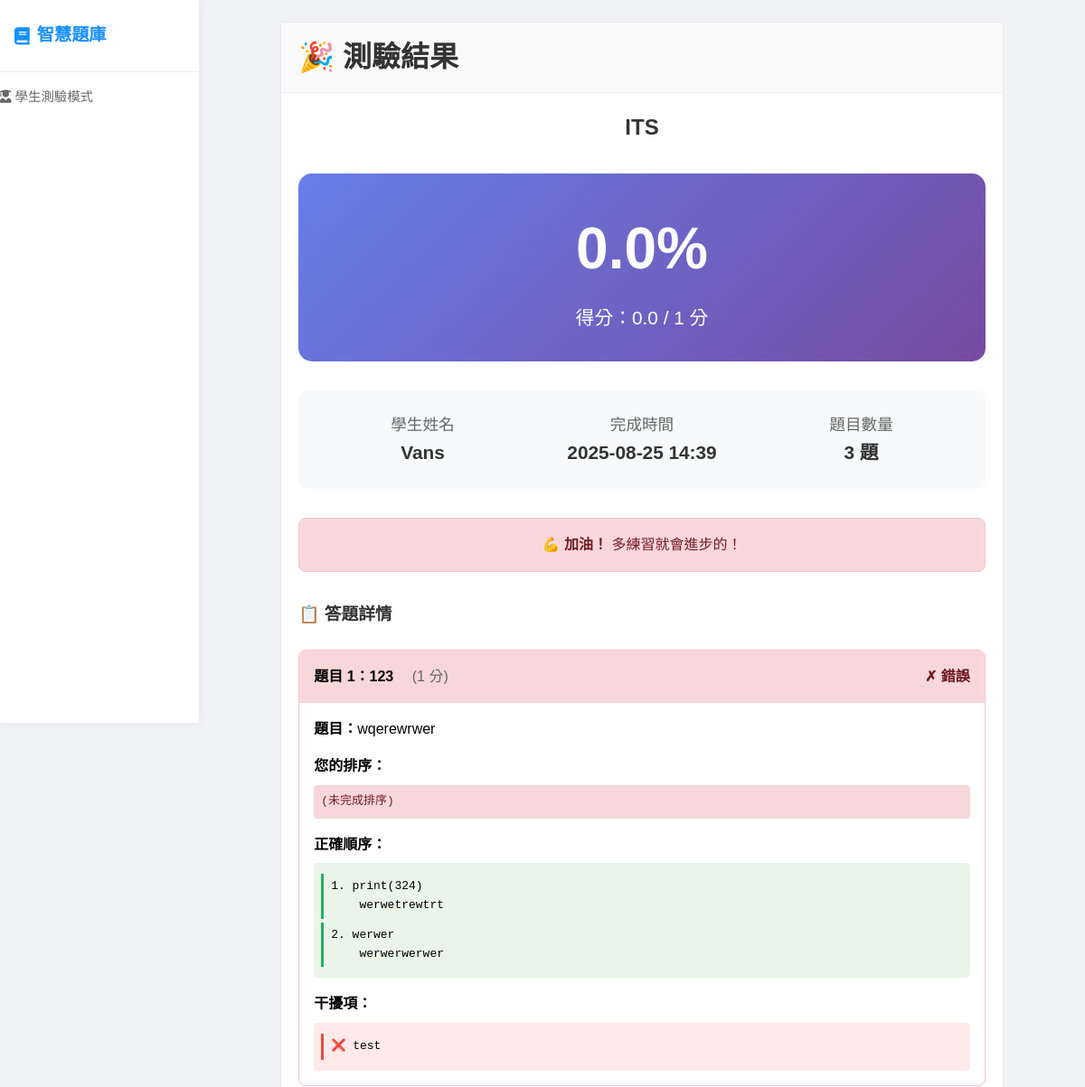
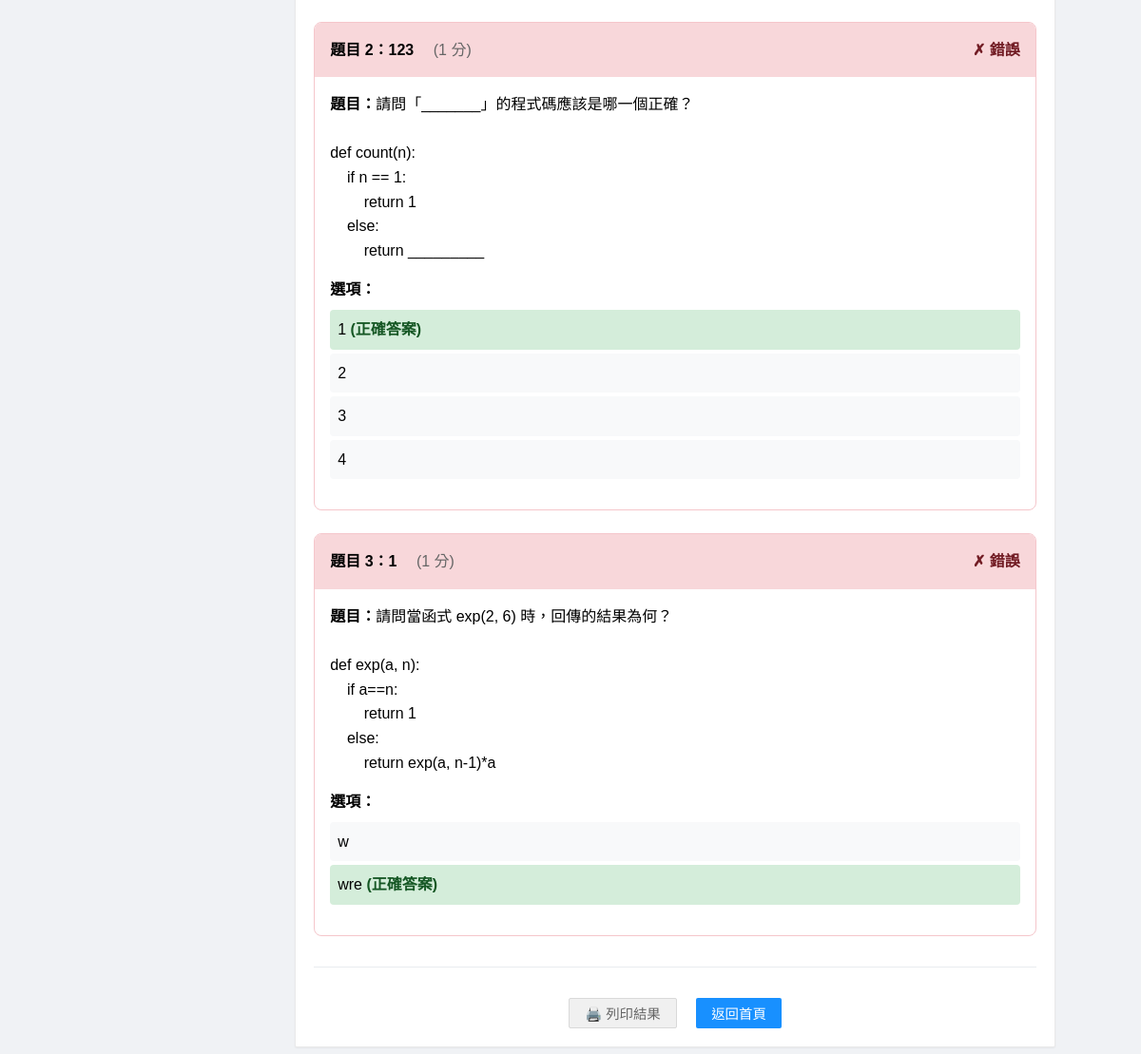
The app's page /result/1, older data (2 pictures, top to bottom).
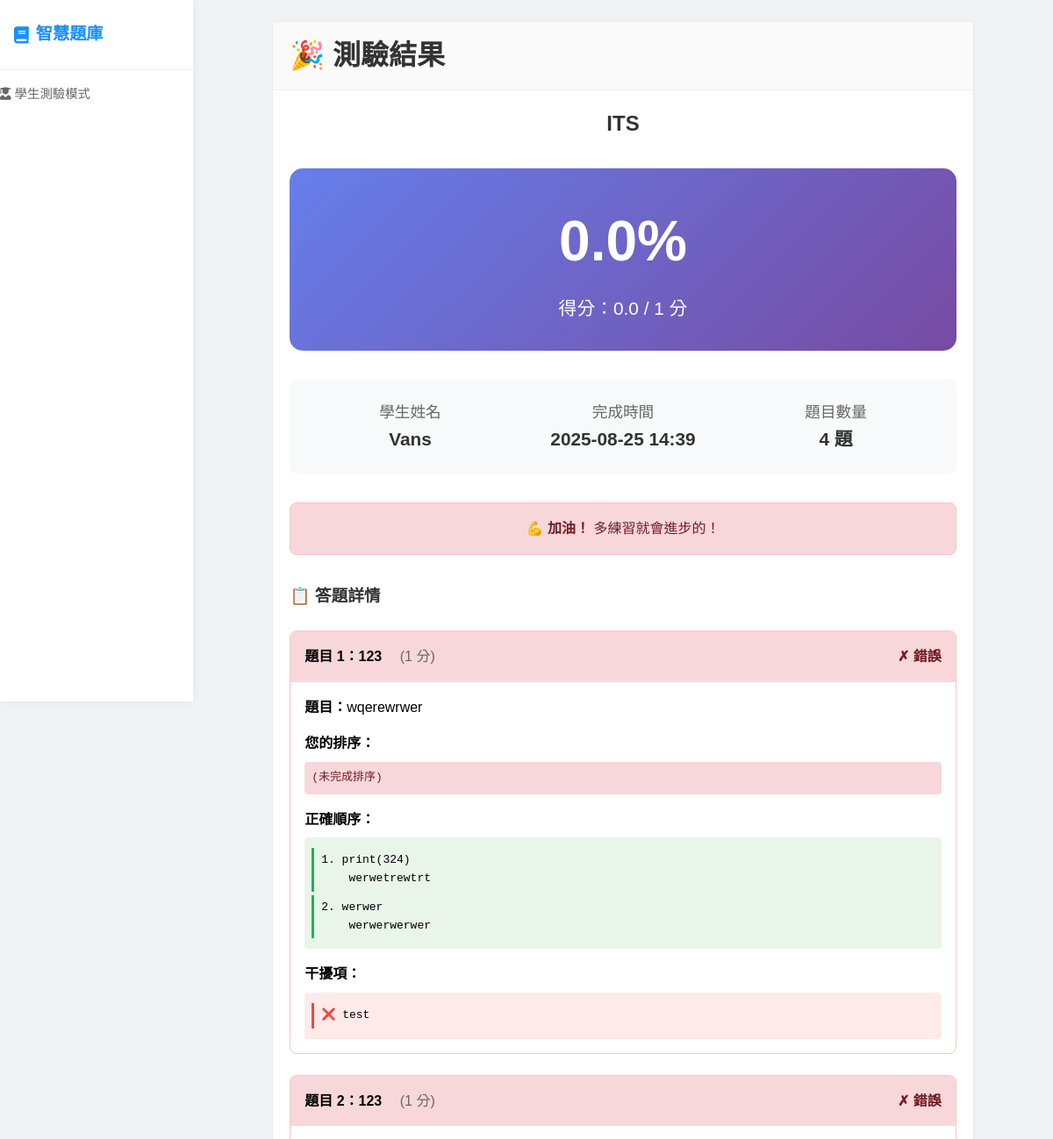
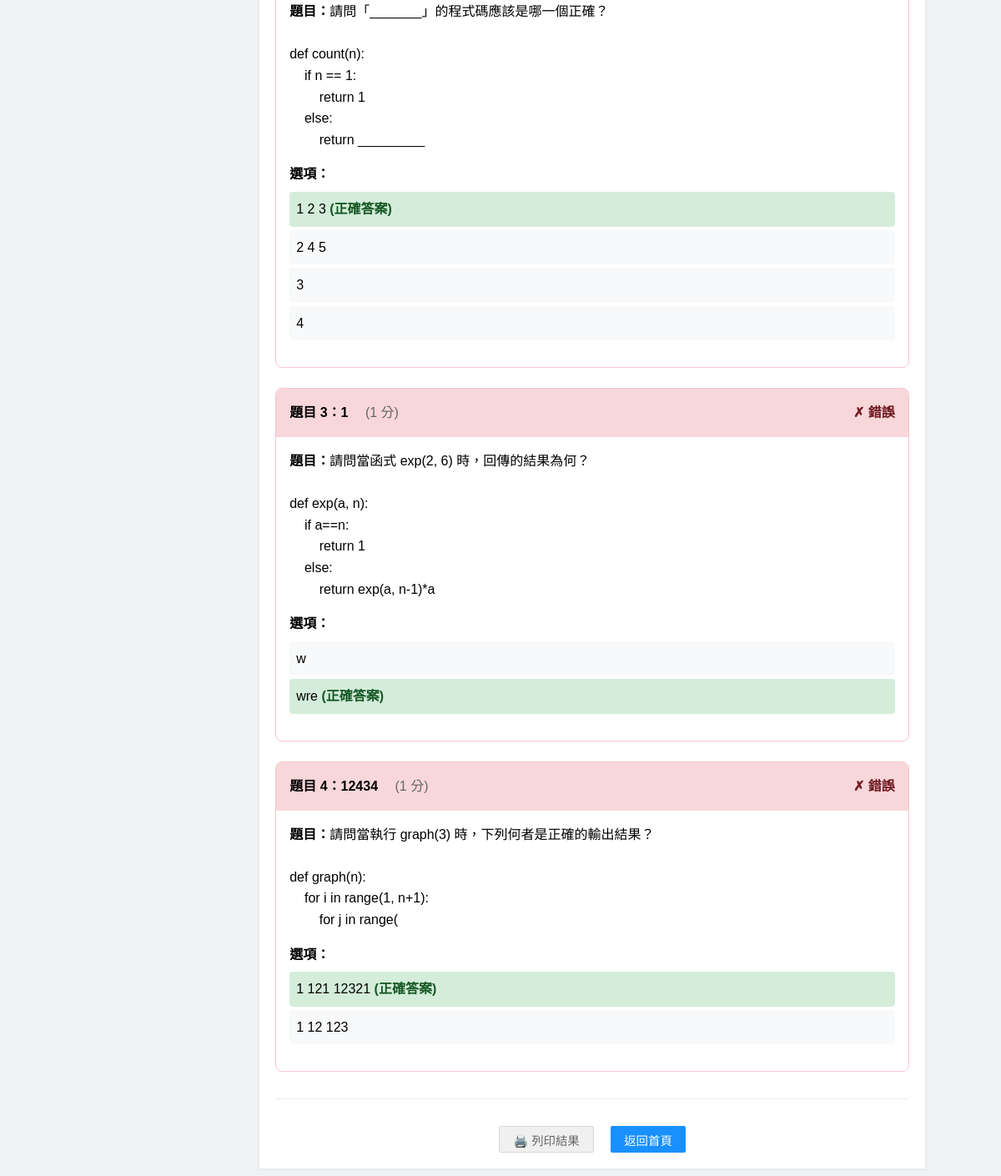
The same page, newer data (2 pictures, top to bottom).
### app.py (models this page shows)
class QuizBank(db.Model):
    id = db.Column(db.Integer, primary_key=True)
    title = db.Column(db.String(200), nullable=False)
    description = db.Column(db.Text)
    access_code = db.Column(db.String(10), unique=True, nullable=False)
    is_active = db.Column(db.Boolean, default=True)
    created_at = db.Column(db.DateTime, default=datetime.utcnow)
    teacher_id = db.Column(db.Integer, db.ForeignKey('user.id'), nullable=False)
    questions = db.relationship('Question', backref='quiz_bank', lazy=True, cascade='all, delete-orphan')
    submissions = db.relationship('Submission', backref='quiz_bank', lazy=True)

class Submission(db.Model):
    id = db.Column(db.Integer, primary_key=True)
    student_name = db.Column(db.String(100), nullable=False)
    student_email = db.Column(db.String(120))
    answers = db.Column(db.Text)  # JSON格式儲存答案
    score = db.Column(db.Float, default=0)
    total_points = db.Column(db.Integer, default=0)
    submitted_at = db.Column(db.DateTime, default=datetime.utcnow)
    quiz_bank_id = db.Column(db.Integer, db.ForeignKey('quiz_bank.id'), nullable=False)

class Question(db.Model):
    id = db.Column(db.Integer, primary_key=True)
    title = db.Column(db.String(200), nullable=False)
    question_text = db.Column(db.Text, nullable=False)
    question_type = db.Column(db.String(50), nullable=False)  # single_choice, multiple_choice, fill_blank, dropdown, parsons
    question_data = db.Column(db.Text)  # JSON格式儲存選項、正確答案等
    points = db.Column(db.Integer, default=1)
    order_index = db.Column(db.Integer, default=0)
    quiz_bank_id = db.Column(db.Integer, db.ForeignKey('quiz_bank.id'), nullable=False)
    created_at = db.Column(db.DateTime, default=datetime.utcnow)

### app.py (the view)
@app.route('/result/<int:submission_id>')
def view_result(submission_id):
    submission = Submission.query.get_or_404(submission_id)
    return render_template('result.html', submission=submission)

### app.py (called while the page is built)
@app.template_filter('from_json')
def from_json_filter(value):
    try:
        return json.loads(value) if value else {}
    except:
        return {}

### templates/result.html (shortened to what this page needs)
{% extends "quiz_base.html" %}
{% block content %}
<div style="max-width: 800px; margin: 0 auto;">
    <div class="card">
        <div class="card-header">
            <h1 style="margin: 0;">🎉 測驗結果</h1>
        </div>
        <div class="card-body">
            <div style="text-align: center; margin-bottom: 2rem;">
                <h2 style="color: #333; margin-bottom: 1rem;">{{ submission.quiz_bank.title }}</h2>
                <div style="background: linear-gradient(135deg, #667eea 0%, #764ba2 100%); color: white; padding: 2rem; border-radius: 15px; margin: 2rem 0;">
                    <div style="font-size: 4rem; font-weight: bold; margin-bottom: 0.5rem;">
                        {{ "%.1f"|format((submission.score / submission.total_points * 100) if submission.total_points > 0 else 0) }}%
                    </div>
                    <div style="font-size: 1.3rem;">
                        得分：{{ submission.score }} / {{ submission.total_points }} 分
                    </div>
                </div>
                <div style="background: #f8f9fa; padding: 1.5rem; border-radius: 10px; margin-bottom: 2rem;">
                    <div style="display: grid; grid-template-columns: repeat(auto-fit, minmax(150px, 1fr)); gap: 1rem; text-align: center;">
                        <div>
                            <div style="font-size: 1.1rem; color: #666;">學生姓名</div>
                            <div style="font-size: 1.3rem; font-weight: bold; color: #333;">{{ submission.student_name }}</div>
                        </div>
                        <div>
                            <div style="font-size: 1.1rem; color: #666;">完成時間</div>
                            <div style="font-size: 1.3rem; font-weight: bold; color: #333;">{{ submission.submitted_at.strftime('%Y-%m-%d %H:%M') }}</div>
                        </div>
                        <div>
                            <div style="font-size: 1.1rem; color: #666;">題目數量</div>
                            <div style="font-size: 1.3rem; font-weight: bold; color: #333;">{{ submission.quiz_bank.questions|length }} 題</div>
                        </div>
                    </div>
                </div>
                {% set percentage = (submission.score / submission.total_points * 100) if submission.total_points > 0 else 0 %}
                {% if percentage >= 80 %}
                <div style="background: #d4edda; border: 1px solid #c3e6cb; color: #155724; padding: 1rem; border-radius: 8px; margin-bottom: 1rem;">
                    <strong>🎉 優秀！</strong> 您的表現非常出色！
                </div>
                {% elif percentage >= 60 %}
                <div style="background: #fff3cd; border: 1px solid #ffeaa7; color: #856404; padding: 1rem; border-radius: 8px; margin-bottom: 1rem;">
                    <strong>👍 良好！</strong> 繼續努力，您會做得更好！
                </div>
                {% else %}
                <div style="background: #f8d7da; border: 1px solid #f5c6cb; color: #721c24; padding: 1rem; border-radius: 8px; margin-bottom: 1rem;">
                    <strong>💪 加油！</strong> 多練習就會進步的！
                </div>
                {% endif %}
            </div>
            <div style="margin-top: 2rem;">
                <h3 style="margin-bottom: 1.5rem; color: #333;">📋 答題詳情</h3>
                {% set student_answers = submission.answers | from_json %}
                {% for question in submission.quiz_bank.questions %}
                {% set question_data = question.question_data | from_json %}
                {% set user_answer = student_answers.get(question.id|string) %}
                {% set is_correct = false %}
                {% if question.question_type in ['single_choice', 'dropdown'] %}
                    {% set is_correct = (user_answer == question_data.get('correct_answer')) %}
                {% elif question.question_type == 'multiple_choice' %}
                    {% set correct_answers = question_data.get('correct_answers', []) %}
                    {% set user_answers_set = user_answer if user_answer is iterable and user_answer is not string else [] %}
                    {% set is_correct = (user_answers_set|sort == correct_answers|sort) %}
                {% elif question.question_type == 'fill_blank' %}
                    {% set correct_answer = question_data.get('correct_answer', '').lower().strip() %}
                    {% set user_answer_clean = (user_answer or '').lower().strip() %}
                    {% set is_correct = (user_answer_clean == correct_answer) %}
                {% elif question.question_type == 'parsons' %}
                    {% set correct_order = question_data.get('correct_order', []) %}
                    {% set user_order = user_answer if user_answer is iterable and user_answer is not string else [] %}
                    {% set is_correct = (user_order == correct_order) %}
                {% endif %}
                <div class="question-result" style="border: 1px solid {{ '#c3e6cb' if is_correct else '#f5c6cb' }}; border-radius: 8px; margin-bottom: 1.5rem; overflow: hidden;">
                    <div style="background: {{ '#d4edda' if is_correct else '#f8d7da' }}; padding: 1rem; display: flex; justify-content: space-between; align-items: center;">
                        <div>
                            <strong>題目 {{ loop.index }}：{{ question.title }}</strong>
                            <span style="margin-left: 1rem; color: #666;">({{ question.points }} 分)</span>
                        </div>
                        <div style="font-weight: bold; color: {{ '#155724' if is_correct else '#721c24' }};">
                            {{ '✓ 正確' if is_correct else '✗ 錯誤' }}
                        </div>
                    </div>
                    <div style="padding: 1rem;">
                        <div style="margin-bottom: 1rem;">
                            <strong>題目：</strong><span style="white-space: pre-wrap;">{{ question.question_text | trim }}</span>
                        </div>
                        {% if question.question_type in ['single_choice', 'multiple_choice'] %}
                        <div style="margin-bottom: 1rem;">
                            <strong>選項：</strong>
                            <div style="margin-top: 0.5rem;">
                                {% for option in question_data.options %}
                                {% set is_user_choice = (option == user_answer) or (user_answer and option in user_answer) %}
                                {% set is_correct_option = (option == question_data.get('correct_answer')) or (option in question_data.get('correct_answers', [])) %}
                                <div style="padding: 0.5rem; margin: 0.25rem 0; border-radius: 4px;
                                     background: {% if is_correct_option %}#d4edda{% elif is_user_choice %}#f8d7da{% else %}#f8f9fa{% endif %};">
                                    {{ option }}
                                    {% if is_correct_option %}
                                    <span style="color: #155724; font-weight: bold;"> (正確答案)</span>
                                    {% endif %}
                                </div>
                                {% endfor %}
                            </div>
                        </div>
                        {% elif question.question_type == 'parsons' %}
                        <div style="margin-bottom: 1rem;">
                            <strong>您的排序：</strong>
                            <div style="font-family: monospace; background: {{ '#d4edda' if is_correct else '#f8d7da' }}; padding: 0.5rem; border-radius: 4px; margin-top: 0.5rem;">
                                {% if user_answer %}
                                    {% for block in user_answer %}
                                    <div style="padding: 0.25rem 0; border-left: 3px solid {{ '#27ae60' if is_correct else '#e74c3c' }}; padding-left: 0.5rem; margin: 0.25rem 0; white-space: pre-wrap; font-family: monospace;">
                                        {{ loop.index }}. {{ block }}
                                        {% if block in question_data.get('correct_order', []) %}
                                            {% if question_data.get('correct_order', []).index(block) == loop.index - 1 %}
                                            <span style="color: #27ae60; margin-left: 1rem;">✓ 位置正確</span>
                                            {% else %}
                                            <span style="color: #f39c12; margin-left: 1rem;">⚠ 位置錯誤</span>
                                            {% endif %}
                                        {% else %}
                                            <span style="color: #e74c3c; margin-left: 1rem;">✗ 這是干擾項</span>
                                        {% endif %}
                                    </div>
                                    {% endfor %}
                                {% else %}
                                    <div style="color: #721c24;">(未完成排序)</div>
                                {% endif %}
                            </div>
                        </div>
                        <div>
                            <strong>正確順序：</strong>
                            <div style="font-family: monospace; background: #e8f5e8; padding: 0.5rem; border-radius: 4px; margin-top: 0.5rem;">
                                {% for block in question_data.get('correct_order', []) %}
                                <div style="padding: 0.25rem 0; border-left: 3px solid #27ae60; padding-left: 0.5rem; margin: 0.25rem 0; white-space: pre-wrap; font-family: monospace;">{{ loop.index }}. {{ block }}</div>
                                {% endfor %}
                            </div>
                        </div>
                        {% if question_data.get('distractor_blocks') %}
                        <div style="margin-top: 1rem;">
                            <strong>干擾項：</strong>
                            <div style="font-family: monospace; background: #ffeaea; padding: 0.5rem; border-radius: 4px; margin-top: 0.5rem;">
                                {% for block in question_data.get('distractor_blocks', []) %}
                                <div style="padding: 0.25rem 0; border-left: 3px solid #e74c3c; padding-left: 0.5rem; margin: 0.25rem 0;">❌ {{ block }}</div>
                                {% endfor %}
                            </div>
                        </div>
                        {% endif %}
                        {% endif %}
                    </div>
                </div>
                {% endfor %}
            </div>
            <div style="text-align: center; margin-top: 2rem; padding-top: 2rem; border-top: 1px solid #e9ecef;">
                <button onclick="window.print()" class="btn btn-secondary" style="margin-right: 1rem;">🖨️ 列印結果</button>
                <button onclick="location.href='/'" class="btn">返回首頁</button>
            </div>
        </div>
    </div>
</div>
{% endblock %}

### templates/quiz_base.html (shortened to what this page needs)
<!DOCTYPE html>
<html lang="zh-TW">
<head>
    <link rel="stylesheet" href="{{ url_for('static', filename='css/style.css') }}">
    <link rel="stylesheet" href="https://cdnjs.cloudflare.com/ajax/libs/font-awesome/5.15.4/css/all.min.css">
</head>
<body>
    <div class="container">
        <nav class="navbar">
            <h1><i class="fas fa-book"></i> 智慧題庫</h1>
            <div class="nav-links">
                <span style="color: #666; font-size: 0.9rem;">
                    <i class="fas fa-user-graduate"></i> 學生測驗模式
                </span>
            </div>
        </nav>
        <div class="content">
            {% block content %}{% endblock %}
        </div>
    </div>
</body>
</html>

### static/css/style.css (style rules this page uses)
* { margin: 0; padding: 0; box-sizing: border-box; }
body { font-family: 'Microsoft JhengHei', Arial, sans-serif; line-height: 1.6; background: #f0f2f5; min-height: 100vh; }
.container { display: flex; min-height: 100vh; }
.navbar { width: 220px; background: #fff; color: #333; box-shadow: 0 0 10px rgba(0,0,0,0.05); display: flex; flex-direction: column; padding: 0; position: fixed; height: 100vh; z-index: 100; }
.navbar h1 { font-size: 1.2rem; font-weight: bold; padding: 1.5rem 1rem; color: #1890ff; border-bottom: 1px solid #f0f0f0; margin: 0; display: flex; align-items: center; gap: 8px; }
.navbar .nav-links { display: flex; flex-direction: column; padding: 1rem 0; }
.content { flex: 1; padding: 1.5rem 2rem; margin-left: 220px; background: #f0f2f5; }
.btn { display: inline-flex; align-items: center; justify-content: center; padding: 0.5rem 1rem; background: #1890ff; color: white; text-decoration: none; border: none; border-radius: 2px; cursor: pointer; font-size: 0.9rem; font-weight: 500; transition: all 0.2s; height: 32px; gap: 5px; }
.btn-secondary { background: #f0f0f0; color: #666; border: 1px solid #d9d9d9; }
.card { background: white; border-radius: 2px; box-shadow: 0 1px 2px rgba(0,0,0,0.05); margin-bottom: 1rem; overflow: hidden; transition: all 0.3s; border: 1px solid #eaeaea; }
.card-header { background: #fafafa; color: #333; padding: 0.8rem 1.2rem; font-weight: 500; border-bottom: 1px solid #f0f0f0; display: flex; justify-content: space-between; align-items: center; }
.card-body { padding: 1.2rem; }

Row changes from the older to the newer data that the page shows:
added Question: title "12434", points "1", value "✗ 錯誤", question_text "請問當執行 graph(3) 時，下列何者是正確的輸出結果？ def graph(n): for i in range(1, n+1): for j in range(", options "1 121 12321" "1 12 123"
Text that changed along with them:
{{ submission.quiz_bank.questions|length }}: "3" → "4"
new list line: "1 2 3 (正確答案)"
new list line: "2 4 5"
list line gone: "1 (正確答案)"
list line gone: "2"
